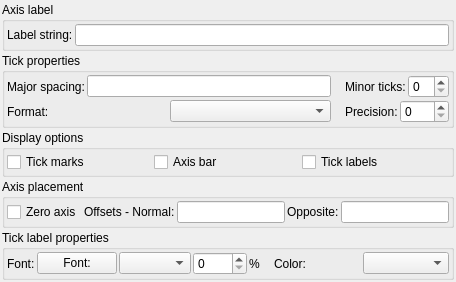
     <widget class="QWidget" name="tabPageMain">
      <attribute name="title">
       <string>Main</string>
      </attribute>
      <layout class="QVBoxLayout" name="mainTabLayout">
       <property name="spacing">
        <number>2</number>
       </property>
       <property name="leftMargin">
        <number>2</number>
       </property>
       <property name="topMargin">
        <number>2</number>
       </property>
       <property name="rightMargin">
        <number>2</number>
       </property>
       <property name="bottomMargin">
        <number>2</number>
       </property>
       <item>
        <widget class="QGroupBox" name="grpAxisLabel">
         <property name="title">
          <string>Axis label</string>
         </property>
         <layout class="QHBoxLayout">
          <property name="spacing">
           <number>2</number>
          </property>
          <property name="leftMargin">
           <number>2</number>
          </property>
          <property name="topMargin">
           <number>2</number>
          </property>
          <property name="rightMargin">
           <number>2</number>
          </property>
          <property name="bottomMargin">
           <number>2</number>
          </property>
          <item>
           <widget class="QLabel" name="lblAxisLabel">
            <property name="text">
             <string>Label string:</string>
            </property>
           </widget>
          </item>
          <item>
           <widget class="QLineEdit" name="ledAxisLabelBox"/>
          </item>
         </layout>
        </widget>
       </item>
       <item>
        <widget class="QGroupBox" name="grpTickProp">
         <property name="title">
          <string>Tick properties</string>
         </property>
         <layout class="QGridLayout">
          <property name="leftMargin">
           <number>2</number>
          </property>
          <property name="topMargin">
           <number>2</number>
          </property>
          <property name="rightMargin">
           <number>2</number>
          </property>
          <property name="bottomMargin">
           <number>2</number>
          </property>
          <property name="horizontalSpacing">
           <number>14</number>
          </property>
          <property name="verticalSpacing">
           <number>2</number>
          </property>
          <item row="0" column="0">
           <layout class="QHBoxLayout">
            <property name="spacing">
             <number>2</number>
            </property>
            <item>
             <widget class="QLabel" name="lblMajorSpacing">
              <property name="text">
               <string>Major spacing:</string>
              </property>
             </widget>
            </item>
            <item>
             <widget class="QLineEdit" name="ledMajorSpacingBox"/>
            </item>
           </layout>
          </item>
          <item row="0" column="1">
           <layout class="QHBoxLayout">
            <property name="spacing">
             <number>2</number>
            </property>
            <item>
             <widget class="QLabel" name="lblMinTicks">
              <property name="text">
               <string>Minor ticks:</string>
              </property>
             </widget>
            </item>
            <item>
             <widget class="QSpinBox" name="spnMinTicks"/>
            </item>
           </layout>
          </item>
          <item row="1" column="0">
           <layout class="QHBoxLayout">
            <property name="spacing">
             <number>2</number>
            </property>
            <item>
             <widget class="QLabel" name="lblFormat">
              <property name="text">
               <string>Format:</string>
              </property>
             </widget>
            </item>
            <item>
             <widget class="QComboBox" name="cmbFormat"/>
            </item>
           </layout>
          </item>
          <item row="1" column="1">
           <layout class="QHBoxLayout">
            <property name="spacing">
             <number>2</number>
            </property>
            <item>
             <widget class="QLabel" name="lblPrecision">
              <property name="text">
               <string>Precision:</string>
              </property>
             </widget>
            </item>
            <item>
             <widget class="QSpinBox" name="spnPrecision">
              <property name="minimum">
               <number>0</number>
              </property>
              <property name="maximum">
               <number>9</number>
              </property>
             </widget>
            </item>
           </layout>
          </item>
         </layout>
        </widget>
       </item>
       <item>
        <widget class="QGroupBox" name="grpDisplOpt">
         <property name="title">
          <string>Display options</string>
         </property>
         <layout class="QGridLayout">
          <property name="leftMargin">
           <number>2</number>
          </property>
          <property name="topMargin">
           <number>2</number>
          </property>
          <property name="rightMargin">
           <number>2</number>
          </property>
          <property name="bottomMargin">
           <number>2</number>
          </property>
          <property name="horizontalSpacing">
           <number>14</number>
          </property>
          <property name="verticalSpacing">
           <number>2</number>
          </property>
          <item row="0" column="1">
           <layout class="QHBoxLayout" name="horizontalLayout_3">
            <item>
             <widget class="QCheckBox" name="chkDisplTickMarks">
              <property name="text">
               <string>Tick marks</string>
              </property>
             </widget>
            </item>
            <item>
             <widget class="QCheckBox" name="chkDisplAxixBar">
              <property name="text">
               <string>Axis bar</string>
              </property>
             </widget>
            </item>
            <item>
             <widget class="QCheckBox" name="chkDisplTickLabels">
              <property name="text">
               <string>Tick labels</string>
              </property>
             </widget>
            </item>
           </layout>
          </item>
         </layout>
        </widget>
       </item>
       <item>
        <widget class="QGroupBox" name="grpAxisPlace">
         <property name="title">
          <string>Axis placement</string>
         </property>
         <layout class="QHBoxLayout">
          <property name="spacing">
           <number>2</number>
          </property>
          <property name="leftMargin">
           <number>2</number>
          </property>
          <property name="topMargin">
           <number>2</number>
          </property>
          <property name="rightMargin">
           <number>2</number>
          </property>
          <property name="bottomMargin">
           <number>2</number>
          </property>
          <item>
           <widget class="QCheckBox" name="chkZeroAxis">
            <property name="text">
             <string>Zero axis</string>
            </property>
           </widget>
          </item>
          <item>
           <layout class="QHBoxLayout">
            <property name="spacing">
             <number>2</number>
            </property>
            <item>
             <widget class="QLabel" name="lblOffsetNormal">
              <property name="text">
               <string>Offsets - Normal:</string>
              </property>
             </widget>
            </item>
            <item>
             <widget class="QLineEdit" name="ledOffsetNormalBox"/>
            </item>
           </layout>
          </item>
          <item>
           <layout class="QHBoxLayout">
            <property name="spacing">
             <number>2</number>
            </property>
            <item>
             <widget class="QLabel" name="lblOffsetOpposite">
              <property name="text">
               <string>Opposite:</string>
              </property>
             </widget>
            </item>
            <item>
             <widget class="QLineEdit" name="ledOffsetOppositeBox"/>
            </item>
           </layout>
          </item>
         </layout>
        </widget>
       </item>
       <item>
        <widget class="QGroupBox" name="grpTickLabelProp">
         <property name="title">
          <string>Tick label properties</string>
         </property>
         <layout class="QHBoxLayout">
          <property name="spacing">
           <number>14</number>
          </property>
          <property name="leftMargin">
           <number>2</number>
          </property>
          <property name="topMargin">
           <number>2</number>
          </property>
          <property name="rightMargin">
           <number>2</number>
          </property>
          <property name="bottomMargin">
           <number>2</number>
          </property>
          <item>
           <layout class="QHBoxLayout">
            <property name="spacing">
             <number>2</number>
            </property>
            <item>
             <widget class="QLabel" name="lblTickLabelFont">
              <property name="text">
               <string>Font:</string>
              </property>
             </widget>
            </item>
            <item>
             <widget class="QPushButton" name="btnTickLabelFont">
              <property name="text">
               <string>Font:</string>
              </property>
             </widget>
            </item>
            <item>
             <widget class="QComboBox" name="cmbTickLabelFont"/>
            </item>
            <item>
             <widget class="QSpinBox" name="spnTickCharSize">
              <property name="minimum">
               <number>0</number>
              </property>
              <property name="maximum">
               <number>1000</number>
              </property>
             </widget>
            </item>
            <item>
             <widget class="QLabel" name="lblTickCharPct">
              <property name="text">
               <string>%</string>
              </property>
             </widget>
            </item>
           </layout>
          </item>
          <item>
           <layout class="QHBoxLayout">
            <property name="spacing">
             <number>2</number>
            </property>
            <item>
             <widget class="QLabel" name="lblTickLabelColor">
              <property name="text">
               <string>Color:</string>
              </property>
             </widget>
            </item>
            <item>
             <widget class="ColorComboBox" name="cmbTickLabelColor"/>
            </item>
           </layout>
          </item>
         </layout>
        </widget>
       </item>
       <item>
        <spacer>
         <property name="orientation"><enum>Qt::Orientation::Vertical</enum></property>
         <property name="sizeHint" stdset="0"><size><width>0</width><height>0</height></size></property>
        </spacer>
       </item>
      </layout>
     </widget>
